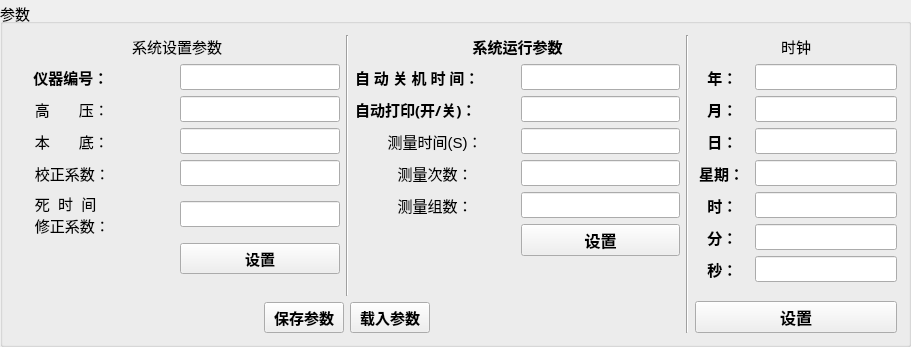
           <widget class="QGroupBox" name="grpPar">
            <property name="sizePolicy">
             <sizepolicy hsizetype="Expanding" vsizetype="Expanding">
              <horstretch>0</horstretch>
              <verstretch>0</verstretch>
             </sizepolicy>
            </property>
            <property name="minimumSize">
             <size>
              <width>701</width>
              <height>261</height>
             </size>
            </property>
            <property name="font">
             <font>
              <pointsize>11</pointsize>
             </font>
            </property>
            <property name="title">
             <string>参数</string>
            </property>
            <property name="alignment">
             <set>Qt::AlignLeading|Qt::AlignLeft|Qt::AlignVCenter</set>
            </property>
            <layout class="QHBoxLayout" name="horizontalLayout_5">
             <item>
              <layout class="QVBoxLayout" name="verticalLayout_13">
               <item>
                <layout class="QHBoxLayout" name="horizontalLayout_2">
                 <item>
                  <layout class="QVBoxLayout" name="verticalLayout_2">
                   <item>
                    <widget class="QLabel" name="lbSysPar">
                     <property name="sizePolicy">
                      <sizepolicy hsizetype="Expanding" vsizetype="Expanding">
                       <horstretch>0</horstretch>
                       <verstretch>0</verstretch>
                      </sizepolicy>
                     </property>
                     <property name="minimumSize">
                      <size>
                       <width>0</width>
                       <height>15</height>
                      </size>
                     </property>
                     <property name="font">
                      <font>
                       <pointsize>11</pointsize>
                      </font>
                     </property>
                     <property name="text">
                      <string>系统设置参数</string>
                     </property>
                     <property name="alignment">
                      <set>Qt::AlignCenter</set>
                     </property>
                    </widget>
                   </item>
                   <item>
                    <layout class="QGridLayout" name="gridLayout">
                     <item row="0" column="0">
                      <widget class="QLabel" name="lbDevNo">
                       <property name="sizePolicy">
                        <sizepolicy hsizetype="Expanding" vsizetype="Preferred">
                         <horstretch>0</horstretch>
                         <verstretch>0</verstretch>
                        </sizepolicy>
                       </property>
                       <property name="font">
                        <font>
                         <family>微软雅黑</family>
                         <pointsize>11</pointsize>
                         <weight>75</weight>
                         <bold>true</bold>
                        </font>
                       </property>
                       <property name="text">
                        <string>     仪器编号：</string>
                       </property>
                      </widget>
                     </item>
                     <item row="0" column="1">
                      <widget class="QLineEdit" name="etDevNo"/>
                     </item>
                     <item row="1" column="0">
                      <widget class="QLabel" name="lbDevHv">
                       <property name="font">
                        <font>
                         <pointsize>11</pointsize>
                        </font>
                       </property>
                       <property name="text">
                        <string>     高       压：</string>
                       </property>
                      </widget>
                     </item>
                     <item row="1" column="1">
                      <widget class="QLineEdit" name="etDevHv"/>
                     </item>
                     <item row="2" column="0">
                      <widget class="QLabel" name="lbDevBG">
                       <property name="font">
                        <font>
                         <pointsize>11</pointsize>
                        </font>
                       </property>
                       <property name="text">
                        <string>     本       底：</string>
                       </property>
                      </widget>
                     </item>
                     <item row="2" column="1">
                      <widget class="QLineEdit" name="etDevBG"/>
                     </item>
                     <item row="3" column="0">
                      <widget class="QLabel" name="lbDevCorrCoe">
                       <property name="font">
                        <font>
                         <pointsize>11</pointsize>
                        </font>
                       </property>
                       <property name="text">
                        <string>     校正系数：</string>
                       </property>
                      </widget>
                     </item>
                     <item row="3" column="1">
                      <widget class="QLineEdit" name="etDevCofft"/>
                     </item>
                     <item row="4" column="0">
                      <widget class="QLabel" name="lbDevDeadTime">
                       <property name="font">
                        <font>
                         <pointsize>11</pointsize>
                        </font>
                       </property>
                       <property name="text">
                        <string>     死  时  间
     修正系数：</string>
                       </property>
                      </widget>
                     </item>
                     <item row="4" column="1">
                      <widget class="QLineEdit" name="etDevDeadTime"/>
                     </item>
                     <item row="5" column="0">
                      <spacer name="horizontalSpacer_3">
                       <property name="orientation">
                        <enum>Qt::Horizontal</enum>
                       </property>
                       <property name="sizeHint" stdset="0">
                        <size>
                         <width>40</width>
                         <height>20</height>
                        </size>
                       </property>
                      </spacer>
                     </item>
                     <item row="5" column="1">
                      <widget class="QPushButton" name="btnSysPar">
                       <property name="sizePolicy">
                        <sizepolicy hsizetype="Expanding" vsizetype="Fixed">
                         <horstretch>0</horstretch>
                         <verstretch>10</verstretch>
                        </sizepolicy>
                       </property>
                       <property name="minimumSize">
                        <size>
                         <width>71</width>
                         <height>31</height>
                        </size>
                       </property>
                       <property name="font">
                        <font>
                         <pointsize>11</pointsize>
                         <weight>75</weight>
                         <bold>true</bold>
                        </font>
                       </property>
                       <property name="layoutDirection">
                        <enum>Qt::RightToLeft</enum>
                       </property>
                       <property name="text">
                        <string>设置</string>
                       </property>
                      </widget>
                     </item>
                    </layout>
                   </item>
                   <item>
                    <spacer name="verticalSpacer_2">
                     <property name="orientation">
                      <enum>Qt::Vertical</enum>
                     </property>
                     <property name="sizeHint" stdset="0">
                      <size>
                       <width>256</width>
                       <height>13</height>
                      </size>
                     </property>
                    </spacer>
                   </item>
                  </layout>
                 </item>
                 <item>
                  <widget class="Line" name="line_4">
                   <property name="sizePolicy">
                    <sizepolicy hsizetype="Fixed" vsizetype="Expanding">
                     <horstretch>0</horstretch>
                     <verstretch>0</verstretch>
                    </sizepolicy>
                   </property>
                   <property name="orientation">
                    <enum>Qt::Vertical</enum>
                   </property>
                  </widget>
                 </item>
                 <item>
                  <layout class="QVBoxLayout" name="verticalLayout_3">
                   <item>
                    <widget class="QLabel" name="lbRunPar">
                     <property name="sizePolicy">
                      <sizepolicy hsizetype="Expanding" vsizetype="Preferred">
                       <horstretch>0</horstretch>
                       <verstretch>0</verstretch>
                      </sizepolicy>
                     </property>
                     <property name="minimumSize">
                      <size>
                       <width>0</width>
                       <height>20</height>
                      </size>
                     </property>
                     <property name="font">
                      <font>
                       <pointsize>11</pointsize>
                       <weight>75</weight>
                       <bold>true</bold>
                      </font>
                     </property>
                     <property name="text">
                      <string>系统运行参数</string>
                     </property>
                     <property name="alignment">
                      <set>Qt::AlignCenter</set>
                     </property>
                    </widget>
                   </item>
                   <item>
                    <layout class="QGridLayout" name="gridLayout_2">
                     <item row="0" column="0">
                      <widget class="QLabel" name="lbDevAutoOffTime">
                       <property name="font">
                        <font>
                         <family>微软雅黑</family>
                         <pointsize>11</pointsize>
                         <weight>75</weight>
                         <bold>true</bold>
                        </font>
                       </property>
                       <property name="text">
                        <string>自 动 关 机 时 间：</string>
                       </property>
                      </widget>
                     </item>
                     <item row="0" column="1">
                      <widget class="QLineEdit" name="etDevAutoOffTime"/>
                     </item>
                     <item row="1" column="0">
                      <widget class="QLabel" name="lbDevAutoPrint">
                       <property name="font">
                        <font>
                         <family>微软雅黑</family>
                         <pointsize>11</pointsize>
                         <weight>75</weight>
                         <bold>true</bold>
                        </font>
                       </property>
                       <property name="text">
                        <string>自动打印(开/关)：</string>
                       </property>
                      </widget>
                     </item>
                     <item row="1" column="1">
                      <widget class="QLineEdit" name="etDevAutoPrint"/>
                     </item>
                     <item row="2" column="0">
                      <widget class="QLabel" name="lbMeasTime">
                       <property name="text">
                        <string>测量时间(S)：</string>
                       </property>
                       <property name="alignment">
                        <set>Qt::AlignCenter</set>
                       </property>
                      </widget>
                     </item>
                     <item row="2" column="1">
                      <widget class="QLineEdit" name="etMeasTime"/>
                     </item>
                     <item row="3" column="0">
                      <widget class="QLabel" name="lbMeasNo">
                       <property name="text">
                        <string>测量次数：</string>
                       </property>
                       <property name="alignment">
                        <set>Qt::AlignCenter</set>
                       </property>
                      </widget>
                     </item>
                     <item row="3" column="1">
                      <widget class="QLineEdit" name="etMeasNo"/>
                     </item>
                     <item row="4" column="0">
                      <widget class="QLabel" name="lbMeasGroup">
                       <property name="text">
                        <string>测量组数：</string>
                       </property>
                       <property name="alignment">
                        <set>Qt::AlignCenter</set>
                       </property>
                      </widget>
                     </item>
                     <item row="4" column="1">
                      <widget class="QLineEdit" name="etMeasGroup"/>
                     </item>
                     <item row="5" column="0">
                      <spacer name="horizontalSpacer_4">
                       <property name="orientation">
                        <enum>Qt::Horizontal</enum>
                       </property>
                       <property name="sizeHint" stdset="0">
                        <size>
                         <width>40</width>
                         <height>20</height>
                        </size>
                       </property>
                      </spacer>
                     </item>
                     <item row="5" column="1">
                      <widget class="QPushButton" name="btnRunPar">
                       <property name="sizePolicy">
                        <sizepolicy hsizetype="Expanding" vsizetype="Fixed">
                         <horstretch>0</horstretch>
                         <verstretch>10</verstretch>
                        </sizepolicy>
                       </property>
                       <property name="minimumSize">
                        <size>
                         <width>110</width>
                         <height>31</height>
                        </size>
                       </property>
                       <property name="font">
                        <font>
                         <pointsize>12</pointsize>
                         <weight>75</weight>
                         <bold>true</bold>
                        </font>
                       </property>
                       <property name="layoutDirection">
                        <enum>Qt::RightToLeft</enum>
                       </property>
                       <property name="text">
                        <string>设置</string>
                       </property>
                      </widget>
                     </item>
                    </layout>
                   </item>
                   <item>
                    <spacer name="verticalSpacer_5">
                     <property name="orientation">
                      <enum>Qt::Vertical</enum>
                     </property>
                     <property name="sizeHint" stdset="0">
                      <size>
                       <width>256</width>
                       <height>13</height>
                      </size>
                     </property>
                    </spacer>
                   </item>
                  </layout>
                 </item>
                </layout>
               </item>
               <item>
                <layout class="QHBoxLayout" name="horizontalLayout">
                 <item>
                  <spacer name="horizontalSpacer_6">
                   <property name="orientation">
                    <enum>Qt::Horizontal</enum>
                   </property>
                   <property name="sizeHint" stdset="0">
                    <size>
                     <width>250</width>
                     <height>20</height>
                    </size>
                   </property>
                  </spacer>
                 </item>
                 <item>
                  <widget class="QPushButton" name="btnSavePar">
                   <property name="sizePolicy">
                    <sizepolicy hsizetype="Expanding" vsizetype="Fixed">
                     <horstretch>0</horstretch>
                     <verstretch>10</verstretch>
                    </sizepolicy>
                   </property>
                   <property name="minimumSize">
                    <size>
                     <width>71</width>
                     <height>31</height>
                    </size>
                   </property>
                   <property name="font">
                    <font>
                     <pointsize>11</pointsize>
                     <weight>75</weight>
                     <bold>true</bold>
                    </font>
                   </property>
                   <property name="layoutDirection">
                    <enum>Qt::RightToLeft</enum>
                   </property>
                   <property name="text">
                    <string>保存参数</string>
                   </property>
                  </widget>
                 </item>
                 <item>
                  <widget class="QPushButton" name="btnLoadPar">
                   <property name="sizePolicy">
                    <sizepolicy hsizetype="Expanding" vsizetype="Fixed">
                     <horstretch>0</horstretch>
                     <verstretch>10</verstretch>
                    </sizepolicy>
                   </property>
                   <property name="minimumSize">
                    <size>
                     <width>71</width>
                     <height>31</height>
                    </size>
                   </property>
                   <property name="font">
                    <font>
                     <pointsize>11</pointsize>
                     <weight>75</weight>
                     <bold>true</bold>
                    </font>
                   </property>
                   <property name="layoutDirection">
                    <enum>Qt::RightToLeft</enum>
                   </property>
                   <property name="text">
                    <string>载入参数</string>
                   </property>
                  </widget>
                 </item>
                 <item>
                  <spacer name="horizontalSpacer_5">
                   <property name="orientation">
                    <enum>Qt::Horizontal</enum>
                   </property>
                   <property name="sizeHint" stdset="0">
                    <size>
                     <width>250</width>
                     <height>20</height>
                    </size>
                   </property>
                  </spacer>
                 </item>
                </layout>
               </item>
              </layout>
             </item>
             <item>
              <widget class="Line" name="line_3">
               <property name="sizePolicy">
                <sizepolicy hsizetype="Fixed" vsizetype="Expanding">
                 <horstretch>0</horstretch>
                 <verstretch>0</verstretch>
                </sizepolicy>
               </property>
               <property name="orientation">
                <enum>Qt::Vertical</enum>
               </property>
              </widget>
             </item>
             <item>
              <layout class="QVBoxLayout" name="verticalLayout_4">
               <item>
                <widget class="QLabel" name="lbRTC">
                 <property name="sizePolicy">
                  <sizepolicy hsizetype="Expanding" vsizetype="Expanding">
                   <horstretch>0</horstretch>
                   <verstretch>0</verstretch>
                  </sizepolicy>
                 </property>
                 <property name="minimumSize">
                  <size>
                   <width>0</width>
                   <height>21</height>
                  </size>
                 </property>
                 <property name="font">
                  <font>
                   <pointsize>11</pointsize>
                  </font>
                 </property>
                 <property name="text">
                  <string>时钟</string>
                 </property>
                 <property name="alignment">
                  <set>Qt::AlignCenter</set>
                 </property>
                </widget>
               </item>
               <item>
                <layout class="QGridLayout" name="gridLayout_3">
                 <item row="2" column="0">
                  <widget class="QLabel" name="lbRTCDay">
                   <property name="font">
                    <font>
                     <pointsize>11</pointsize>
                     <weight>75</weight>
                     <bold>true</bold>
                    </font>
                   </property>
                   <property name="text">
                    <string>   日： </string>
                   </property>
                  </widget>
                 </item>
                 <item row="2" column="1">
                  <widget class="QLineEdit" name="etRtcDate"/>
                 </item>
                 <item row="5" column="0">
                  <widget class="QLabel" name="lbRTCMin">
                   <property name="font">
                    <font>
                     <pointsize>11</pointsize>
                     <weight>75</weight>
                     <bold>true</bold>
                    </font>
                   </property>
                   <property name="text">
                    <string>   分： </string>
                   </property>
                  </widget>
                 </item>
                 <item row="3" column="0">
                  <widget class="QLabel" name="lbRTCXingQi">
                   <property name="font">
                    <font>
                     <pointsize>11</pointsize>
                     <weight>75</weight>
                     <bold>true</bold>
                    </font>
                   </property>
                   <property name="text">
                    <string> 星期： </string>
                   </property>
                  </widget>
                 </item>
                 <item row="4" column="1">
                  <widget class="QLineEdit" name="etRtcH"/>
                 </item>
                 <item row="4" column="0">
                  <widget class="QLabel" name="lbRTCHour">
                   <property name="font">
                    <font>
                     <pointsize>11</pointsize>
                     <weight>75</weight>
                     <bold>true</bold>
                    </font>
                   </property>
                   <property name="text">
                    <string>   时： </string>
                   </property>
                  </widget>
                 </item>
                 <item row="3" column="1">
                  <widget class="QLineEdit" name="etRtcDay"/>
                 </item>
                 <item row="5" column="1">
                  <widget class="QLineEdit" name="etRtcMin"/>
                 </item>
                 <item row="6" column="1">
                  <widget class="QLineEdit" name="etRtcSec"/>
                 </item>
                 <item row="6" column="0">
                  <widget class="QLabel" name="lbRTCSec">
                   <property name="font">
                    <font>
                     <pointsize>11</pointsize>
                     <weight>75</weight>
                     <bold>true</bold>
                    </font>
                   </property>
                   <property name="text">
                    <string>   秒： </string>
                   </property>
                  </widget>
                 </item>
                 <item row="0" column="0">
                  <widget class="QLabel" name="lbRTCYear">
                   <property name="font">
                    <font>
                     <pointsize>11</pointsize>
                     <weight>75</weight>
                     <bold>true</bold>
                    </font>
                   </property>
                   <property name="text">
                    <string>   年： </string>
                   </property>
                  </widget>
                 </item>
                 <item row="0" column="1">
                  <widget class="QLineEdit" name="etRtcY">
                   <property name="minimumSize">
                    <size>
                     <width>0</width>
                     <height>0</height>
                    </size>
                   </property>
                  </widget>
                 </item>
                 <item row="1" column="0">
                  <widget class="QLabel" name="lbRTCMonth">
                   <property name="font">
                    <font>
                     <pointsize>11</pointsize>
                     <weight>75</weight>
                     <bold>true</bold>
                    </font>
                   </property>
                   <property name="text">
                    <string>   月： </string>
                   </property>
                  </widget>
                 </item>
                 <item row="1" column="1">
                  <widget class="QLineEdit" name="etRtcM"/>
                 </item>
                </layout>
               </item>
               <item>
                <spacer name="verticalSpacer_3">
                 <property name="orientation">
                  <enum>Qt::Vertical</enum>
                 </property>
                 <property name="sizeHint" stdset="0">
                  <size>
                   <width>146</width>
                   <height>13</height>
                  </size>
                 </property>
                </spacer>
               </item>
               <item>
                <widget class="QPushButton" name="btnRtc">
                 <property name="sizePolicy">
                  <sizepolicy hsizetype="Expanding" vsizetype="Fixed">
                   <horstretch>0</horstretch>
                   <verstretch>10</verstretch>
                  </sizepolicy>
                 </property>
                 <property name="minimumSize">
                  <size>
                   <width>51</width>
                   <height>31</height>
                  </size>
                 </property>
                 <property name="font">
                  <font>
                   <pointsize>12</pointsize>
                   <weight>75</weight>
                   <bold>true</bold>
                  </font>
                 </property>
                 <property name="layoutDirection">
                  <enum>Qt::LeftToRight</enum>
                 </property>
                 <property name="text">
                  <string>设置</string>
                 </property>
                </widget>
               </item>
              </layout>
             </item>
            </layout>
           </widget>
